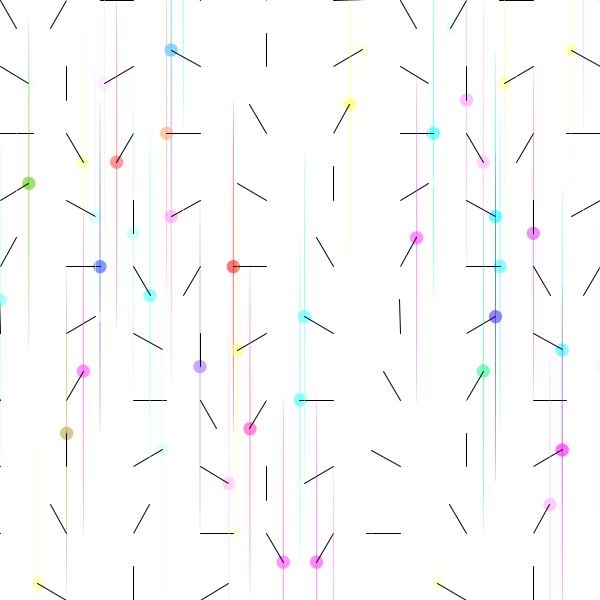
Frame 1 (no input)
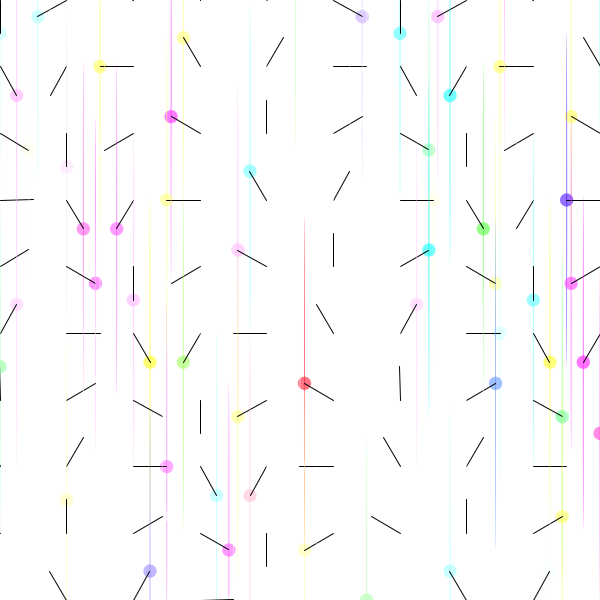
Frame 60 (the mouse pressed at the canvas centre just before this capture)
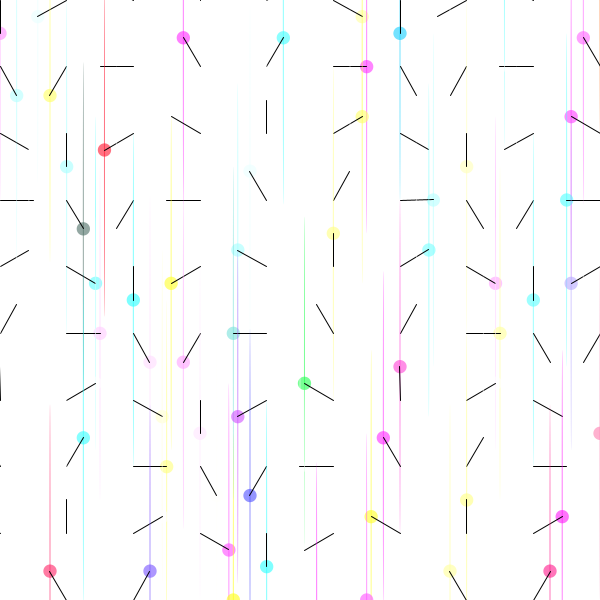
Frame 120 (the mouse held since frame 60 and released just before this capture)

The Processing sketch that drew these frames (run headless with seeded random() and noise(); from frame 60 on, the mouse is pressed at the canvas centre):

// Processing sketch: processing_151979
// ── processing_151979.pde

/*
 * Creative Coding
 * Week 2, 05 - Moving Patterns 1
 * by Indae Hwang and Jon McCormack
 * Copyright (c) 2014 Monash University
 *
 * This sketch builds on the previous sketches, drawing shapes based on the
 * current framerate. The movement of individual shapes combine to create a
 * gestalt field of motion. Use the arrow keys on your keyboard to change the
 * frame rate. 
 * 
 */

// variable used to store the current frame rate value
int frame_rate_value;
int num;

void setup() {
  size(600, 600);
  num = 10;
  frame_rate_value = 6;
  frameRate(frame_rate_value);
  rectMode(CENTER);
  background(255);
}


void draw() {

  background(255);

  int margin = 0;

  
/*  for (int i=0; i<1000; i++) {
  num = (int) random(10,11); // ADDED CODE FOR RANDOM NUMBER OF ELEMENTS
  println ("NUM is now", num);
  } // end of FOR
*/

  float gutter = 0; //distance between each cell
  float cellsize = ( width - (2 * margin) - gutter * (num - 1) ) / (num - 1);
  
  int circleNumber = 0; // counter
  for (int i=0; i<num; i++) {
    for (int j=0; j<num; j++) {
      circleNumber = (i * num) + j; // different way to calculate the circle number from w2_04

      float tx = margin + cellsize * i + gutter * i;
      float ty = margin + cellsize * j + gutter * j;

      movingCircle(tx, ty, cellsize, circleNumber); 
 
    } // end of inner FOR
  } // end of outer FOR

}//end of draw 


void movingCircle(float x, float y, float size, int circleNum) {

  
  int colorNumber1;  // ADDED CODE / make color random and change the shape 
  int colorNumber2; 
  int colorNumber3;

  colorNumber1 = (int) random(1,999);  // ADDED CODE, RANDOM COLOR
  colorNumber2 = (int) random(1,999); 
  colorNumber3 = (int) random(1,999); 


  float finalAngle;
  finalAngle = frameCount + circleNum;

  //the rotating angle for each tempX and tempY postion is affected by frameRate and angle;  
  float tempX = x + (size / 2) * sin(PI / frame_rate_value * finalAngle);
  float tempY = y + (size / 2) * cos(PI / frame_rate_value * finalAngle);

  noStroke();
  fill(colorNumber1, colorNumber2, colorNumber3, 150);
  ellipse(tempX, tempY, size/5, size/5);  // RECT changed to ellipse
  ellipse(tempX, tempY, 1, size*5);
  stroke(0);
  noFill();
  stroke(0);
  line(x, y, tempX, tempY);
}


/*
 * keyReleased function
 *
 * called automatically by Processing when a keyboard key is released
 */
void keyReleased() {

  // right arrow -- increase frame_rate_value
  if (keyCode == RIGHT && frame_rate_value < 60) {
    frame_rate_value++;
  }

  // left arrow -- decrease frame_rate_value
  if ( keyCode == LEFT && frame_rate_value > 1) {
    frame_rate_value--;
  }

  // up arrow -- increase num value
  if (keyCode == UP && num < 30) {
    num++;
  }

  // down arrow -- decrease num value
  if (keyCode == DOWN && num >5) {
    num++;
  }
  
  // set the frameRate and print current value on the screen
  frameRate(frame_rate_value);
  println("Current frame Rate en NUM is: " +  num);
}
